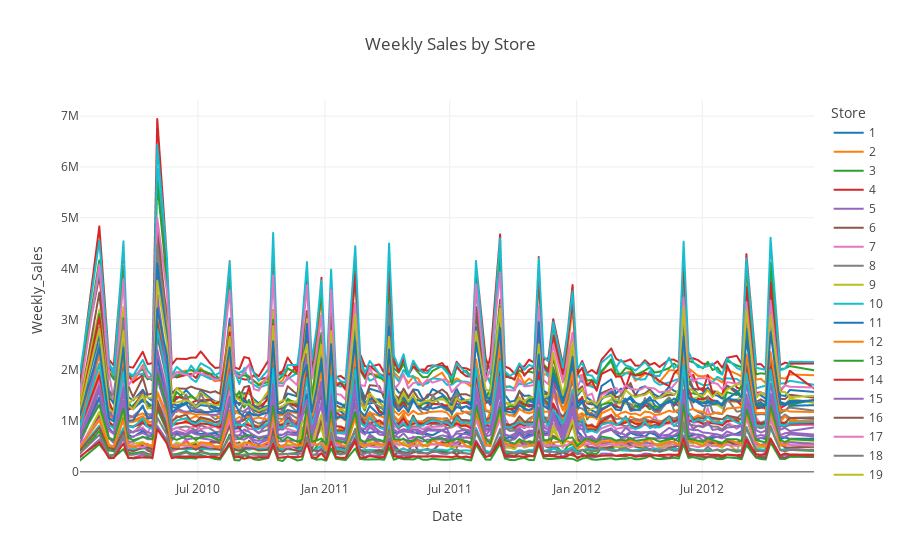

Here is the notebook cell this chart was saved with:
### Markdown cell above
line chart of the weekly sales for each store:

### Code cell
fig = px.line(sales_by_store, x="Date", y="Weekly_Sales", color="Store", title="Weekly Sales by Store")
fig.show()
